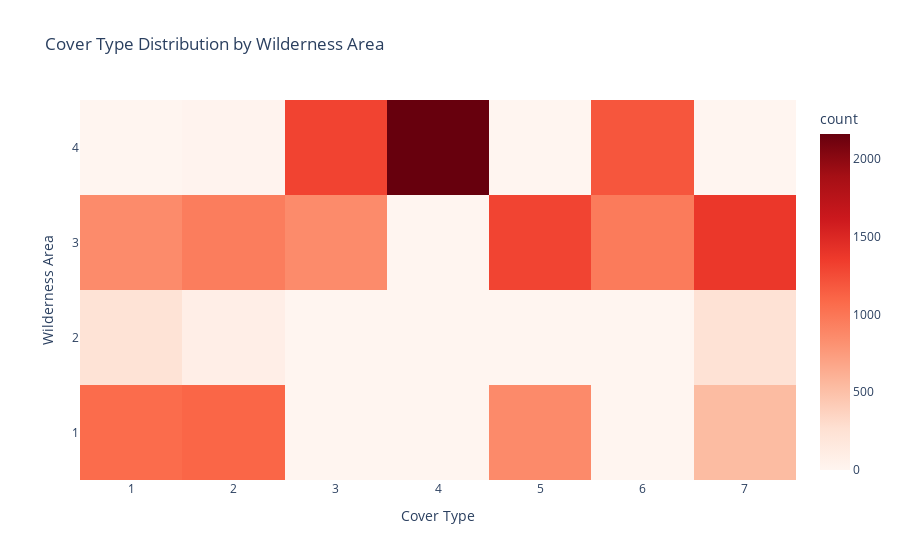

Here is the notebook cell this chart was saved with:
### Code cell
# plot cover type distribution by wilderness area
import plotly.express as px

fig = px.density_heatmap(
    df,
    x='Cover_Type',
    y='wilderness_area',
    title='Cover Type Distribution by Wilderness Area',
    labels={'wilderness_area': 'Wilderness Area', 'Cover_Type': 'Cover Type'},
    color_continuous_scale='Reds',
    histfunc='count',
    nbinsx=7,
    nbinsy=4,
    # aspect='auto'
)

fig.update_xaxes(tickvals=list(range(1, 8)))
fig.update_yaxes(tickvals=list(range(1, 5)))

fig.show()

### Figure 1 — Plotly figure (JSON) as saved in the notebook; plotly's stock layout.template omitted (floating-point values rounded to 4 significant figures; data arrays with more than 128 entries replaced by an {"elided": "..."} marker saying what was removed)
{"data": [{"coloraxis": "coloraxis", "histfunc": "count", "hovertemplate": "Cover Type=%{x}<br>Wilderness Area=%{y}<br>count=%{z}<extra></extra>", "name": "", "nbinsx": 7, "nbinsy": 4, "type": "histogram2d", "x": {"elided": "15120 int values"}, "xaxis": "x", "xbingroup": "x", "y": {"elided": "15120 int values"}, "yaxis": "y", "ybingroup": "y"}], "layout": {"coloraxis": {"colorbar": {"title": {"text": "count"}}, "colorscale": [[0, "rgb(255,245,240)"], [0.125, "rgb(254,224,210)"], [0.25, "rgb(252,187,161)"], [0.375, "rgb(252,146,114)"], [0.5, "rgb(251,106,74)"], [0.625, "rgb(239,59,44)"], [0.75, "rgb(203,24,29)"], [0.875, "rgb(165,15,21)"], [1, "rgb(103,0,13)"]]}, "legend": {"tracegroupgap": 0}, "title": {"text": "Cover Type Distribution by Wilderness Area"}, "xaxis": {"anchor": "y", "domain": [0, 1], "tickvals": [1, 2, 3, 4, 5, 6, 7], "title": {"text": "Cover Type"}}, "yaxis": {"anchor": "x", "domain": [0, 1], "tickvals": [1, 2, 3, 4], "title": {"text": "Wilderness Area"}}}}
